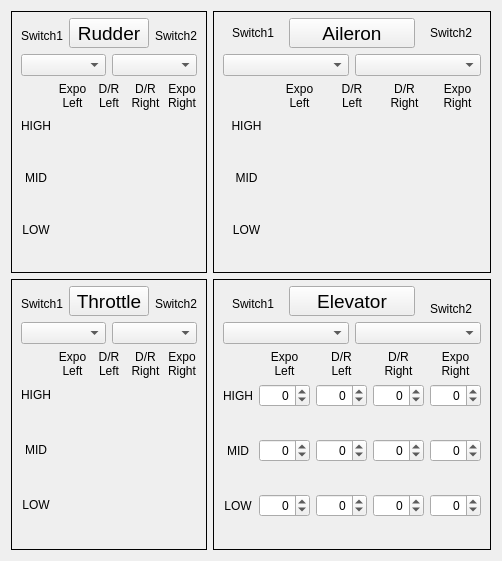
     <widget class="QWidget" name="tabExpo">
      <attribute name="title">
       <string>Expo/Dr</string>
      </attribute>
      <layout class="QGridLayout" name="gridLayout_17">
       <item row="0" column="1">
        <widget class="QFrame" name="AIL_Frame">
         <property name="frameShape">
          <enum>QFrame::Panel</enum>
         </property>
         <property name="frameShadow">
          <enum>QFrame::Plain</enum>
         </property>
         <layout class="QGridLayout" name="gridLayout_11">
          <property name="topMargin">
           <number>6</number>
          </property>
          <property name="bottomMargin">
           <number>6</number>
          </property>
          <item row="2" column="0" colspan="2">
           <widget class="QComboBox" name="AIL_edrSw1"/>
          </item>
          <item row="2" column="2" colspan="2">
           <widget class="QComboBox" name="AIL_edrSw2"/>
          </item>
          <item row="3" column="0" colspan="4">
           <layout class="QGridLayout" name="gridLayout_Ail">
            <item row="1" column="0">
             <widget class="QLabel" name="label_51">
              <property name="minimumSize">
               <size>
                <width>0</width>
                <height>20</height>
               </size>
              </property>
              <property name="maximumSize">
               <size>
                <width>16777215</width>
                <height>20</height>
               </size>
              </property>
              <property name="text">
               <string>HIGH</string>
              </property>
              <property name="alignment">
               <set>Qt::AlignCenter</set>
              </property>
             </widget>
            </item>
            <item row="3" column="0">
             <widget class="QLabel" name="label_52">
              <property name="minimumSize">
               <size>
                <width>0</width>
                <height>20</height>
               </size>
              </property>
              <property name="maximumSize">
               <size>
                <width>16777215</width>
                <height>20</height>
               </size>
              </property>
              <property name="text">
               <string>MID</string>
              </property>
              <property name="alignment">
               <set>Qt::AlignCenter</set>
              </property>
             </widget>
            </item>
            <item row="5" column="0">
             <widget class="QLabel" name="label_53">
              <property name="minimumSize">
               <size>
                <width>0</width>
                <height>20</height>
               </size>
              </property>
              <property name="maximumSize">
               <size>
                <width>16777215</width>
                <height>20</height>
               </size>
              </property>
              <property name="text">
               <string>LOW</string>
              </property>
              <property name="alignment">
               <set>Qt::AlignCenter</set>
              </property>
             </widget>
            </item>
            <item row="0" column="1">
             <widget class="QLabel" name="label_67">
              <property name="maximumSize">
               <size>
                <width>16777215</width>
                <height>24</height>
               </size>
              </property>
              <property name="text">
               <string>Expo
Left</string>
              </property>
              <property name="alignment">
               <set>Qt::AlignCenter</set>
              </property>
             </widget>
            </item>
            <item row="0" column="3">
             <widget class="QLabel" name="label_70">
              <property name="text">
               <string>D/R
Right</string>
              </property>
              <property name="alignment">
               <set>Qt::AlignCenter</set>
              </property>
             </widget>
            </item>
            <item row="0" column="2">
             <widget class="QLabel" name="label_75">
              <property name="text">
               <string>D/R
Left</string>
              </property>
              <property name="alignment">
               <set>Qt::AlignCenter</set>
              </property>
             </widget>
            </item>
            <item row="0" column="4">
             <widget class="QLabel" name="label_78">
              <property name="text">
               <string>Expo
Right</string>
              </property>
              <property name="alignment">
               <set>Qt::AlignCenter</set>
              </property>
             </widget>
            </item>
            <item row="2" column="0">
             <widget class="QLabel" name="label_129">
              <property name="minimumSize">
               <size>
                <width>0</width>
                <height>20</height>
               </size>
              </property>
              <property name="text">
               <string/>
              </property>
             </widget>
            </item>
            <item row="4" column="0">
             <widget class="QLabel" name="label_130">
              <property name="minimumSize">
               <size>
                <width>0</width>
                <height>20</height>
               </size>
              </property>
              <property name="text">
               <string/>
              </property>
             </widget>
            </item>
            <item row="6" column="0">
             <widget class="QLabel" name="label_131">
              <property name="minimumSize">
               <size>
                <width>0</width>
                <height>20</height>
               </size>
              </property>
              <property name="text">
               <string/>
              </property>
             </widget>
            </item>
           </layout>
          </item>
          <item row="0" column="1" colspan="2">
           <widget class="QPushButton" name="pushButton_4">
            <property name="maximumSize">
             <size>
              <width>16777215</width>
              <height>30</height>
             </size>
            </property>
            <property name="font">
             <font>
              <pointsize>14</pointsize>
             </font>
            </property>
            <property name="text">
             <string>Aileron</string>
            </property>
           </widget>
          </item>
          <item row="0" column="0">
           <widget class="QLabel" name="label_48">
            <property name="maximumSize">
             <size>
              <width>16777215</width>
              <height>21</height>
             </size>
            </property>
            <property name="text">
             <string>Switch1</string>
            </property>
            <property name="alignment">
             <set>Qt::AlignCenter</set>
            </property>
           </widget>
          </item>
          <item row="0" column="3">
           <widget class="QLabel" name="label_44">
            <property name="maximumSize">
             <size>
              <width>16777215</width>
              <height>21</height>
             </size>
            </property>
            <property name="text">
             <string>Switch2</string>
            </property>
            <property name="alignment">
             <set>Qt::AlignCenter</set>
            </property>
           </widget>
          </item>
         </layout>
        </widget>
       </item>
       <item row="1" column="0">
        <widget class="QFrame" name="THR_Frame">
         <property name="frameShape">
          <enum>QFrame::Panel</enum>
         </property>
         <property name="frameShadow">
          <enum>QFrame::Plain</enum>
         </property>
         <layout class="QGridLayout" name="gridLayout_13">
          <property name="topMargin">
           <number>6</number>
          </property>
          <property name="bottomMargin">
           <number>6</number>
          </property>
          <item row="2" column="0" colspan="2">
           <widget class="QComboBox" name="THR_edrSw1"/>
          </item>
          <item row="2" column="2" colspan="2">
           <widget class="QComboBox" name="THR_edrSw2"/>
          </item>
          <item row="3" column="0" colspan="4">
           <layout class="QGridLayout" name="gridLayout_Thr">
            <item row="0" column="2">
             <widget class="QLabel" name="label_58">
              <property name="text">
               <string>D/R
Left</string>
              </property>
              <property name="alignment">
               <set>Qt::AlignCenter</set>
              </property>
             </widget>
            </item>
            <item row="0" column="3">
             <widget class="QLabel" name="label_59">
              <property name="text">
               <string>D/R
Right</string>
              </property>
              <property name="alignment">
               <set>Qt::AlignCenter</set>
              </property>
             </widget>
            </item>
            <item row="0" column="4">
             <widget class="QLabel" name="label_60">
              <property name="text">
               <string>Expo
Right</string>
              </property>
              <property name="alignment">
               <set>Qt::AlignCenter</set>
              </property>
             </widget>
            </item>
            <item row="1" column="0">
             <widget class="QLabel" name="label_61">
              <property name="text">
               <string>HIGH</string>
              </property>
              <property name="alignment">
               <set>Qt::AlignCenter</set>
              </property>
             </widget>
            </item>
            <item row="3" column="0">
             <widget class="QLabel" name="label_62">
              <property name="text">
               <string>MID</string>
              </property>
              <property name="alignment">
               <set>Qt::AlignCenter</set>
              </property>
             </widget>
            </item>
            <item row="5" column="0">
             <widget class="QLabel" name="label_63">
              <property name="text">
               <string>LOW</string>
              </property>
              <property name="alignment">
               <set>Qt::AlignCenter</set>
              </property>
             </widget>
            </item>
            <item row="0" column="1">
             <widget class="QLabel" name="label_57">
              <property name="text">
               <string>Expo
Left</string>
              </property>
              <property name="alignment">
               <set>Qt::AlignCenter</set>
              </property>
             </widget>
            </item>
            <item row="2" column="0">
             <widget class="QLabel" name="label_136">
              <property name="minimumSize">
               <size>
                <width>0</width>
                <height>20</height>
               </size>
              </property>
              <property name="text">
               <string/>
              </property>
             </widget>
            </item>
            <item row="4" column="0">
             <widget class="QLabel" name="label_137">
              <property name="minimumSize">
               <size>
                <width>0</width>
                <height>20</height>
               </size>
              </property>
              <property name="text">
               <string/>
              </property>
             </widget>
            </item>
            <item row="6" column="0">
             <widget class="QLabel" name="label_138">
              <property name="minimumSize">
               <size>
                <width>0</width>
                <height>20</height>
               </size>
              </property>
              <property name="text">
               <string/>
              </property>
             </widget>
            </item>
           </layout>
          </item>
          <item row="0" column="1" colspan="2">
           <widget class="QPushButton" name="pushButton_2">
            <property name="maximumSize">
             <size>
              <width>16777215</width>
              <height>30</height>
             </size>
            </property>
            <property name="font">
             <font>
              <pointsize>14</pointsize>
             </font>
            </property>
            <property name="text">
             <string>Throttle</string>
            </property>
           </widget>
          </item>
          <item row="0" column="0">
           <widget class="QLabel" name="label_40">
            <property name="maximumSize">
             <size>
              <width>16777215</width>
              <height>21</height>
             </size>
            </property>
            <property name="text">
             <string>Switch1</string>
            </property>
            <property name="alignment">
             <set>Qt::AlignBottom|Qt::AlignHCenter</set>
            </property>
           </widget>
          </item>
          <item row="0" column="3">
           <widget class="QLabel" name="label_41">
            <property name="maximumSize">
             <size>
              <width>16777215</width>
              <height>20</height>
             </size>
            </property>
            <property name="text">
             <string>Switch2</string>
            </property>
            <property name="alignment">
             <set>Qt::AlignBottom|Qt::AlignHCenter</set>
            </property>
           </widget>
          </item>
         </layout>
        </widget>
       </item>
       <item row="1" column="1">
        <widget class="QFrame" name="ELE_Frame">
         <property name="frameShape">
          <enum>QFrame::Panel</enum>
         </property>
         <property name="frameShadow">
          <enum>QFrame::Plain</enum>
         </property>
         <layout class="QGridLayout" name="gridLayout_15">
          <property name="topMargin">
           <number>6</number>
          </property>
          <property name="bottomMargin">
           <number>6</number>
          </property>
          <item row="2" column="0" colspan="2">
           <widget class="QComboBox" name="ELE_edrSw1"/>
          </item>
          <item row="2" column="2" colspan="2">
           <widget class="QComboBox" name="ELE_edrSw2"/>
          </item>
          <item row="3" column="0" colspan="4">
           <layout class="QGridLayout" name="gridLayout_Ele">
            <item row="1" column="0">
             <widget class="QLabel" name="label_71">
              <property name="text">
               <string>HIGH</string>
              </property>
              <property name="alignment">
               <set>Qt::AlignCenter</set>
              </property>
             </widget>
            </item>
            <item row="1" column="1">
             <widget class="QSpinBox" name="ELE_ExpoLHi">
              <property name="alignment">
               <set>Qt::AlignRight|Qt::AlignTrailing|Qt::AlignVCenter</set>
              </property>
              <property name="accelerated">
               <bool>true</bool>
              </property>
              <property name="minimum">
               <number>-100</number>
              </property>
              <property name="maximum">
               <number>100</number>
              </property>
             </widget>
            </item>
            <item row="1" column="2">
             <widget class="QSpinBox" name="ELE_DrLHi">
              <property name="alignment">
               <set>Qt::AlignRight|Qt::AlignTrailing|Qt::AlignVCenter</set>
              </property>
              <property name="accelerated">
               <bool>true</bool>
              </property>
              <property name="minimum">
               <number>-100</number>
              </property>
              <property name="maximum">
               <number>100</number>
              </property>
             </widget>
            </item>
            <item row="1" column="3">
             <widget class="QSpinBox" name="ELE_DrRHi">
              <property name="alignment">
               <set>Qt::AlignRight|Qt::AlignTrailing|Qt::AlignVCenter</set>
              </property>
              <property name="accelerated">
               <bool>true</bool>
              </property>
              <property name="minimum">
               <number>-100</number>
              </property>
              <property name="maximum">
               <number>100</number>
              </property>
             </widget>
            </item>
            <item row="1" column="4">
             <widget class="QSpinBox" name="ELE_ExpoRHi">
              <property name="alignment">
               <set>Qt::AlignRight|Qt::AlignTrailing|Qt::AlignVCenter</set>
              </property>
              <property name="accelerated">
               <bool>true</bool>
              </property>
              <property name="minimum">
               <number>-100</number>
              </property>
              <property name="maximum">
               <number>100</number>
              </property>
             </widget>
            </item>
            <item row="3" column="0">
             <widget class="QLabel" name="label_72">
              <property name="text">
               <string>MID</string>
              </property>
              <property name="alignment">
               <set>Qt::AlignCenter</set>
              </property>
             </widget>
            </item>
            <item row="3" column="1">
             <widget class="QSpinBox" name="ELE_ExpoLMid">
              <property name="alignment">
               <set>Qt::AlignRight|Qt::AlignTrailing|Qt::AlignVCenter</set>
              </property>
              <property name="accelerated">
               <bool>true</bool>
              </property>
              <property name="minimum">
               <number>-100</number>
              </property>
              <property name="maximum">
               <number>100</number>
              </property>
             </widget>
            </item>
            <item row="3" column="2">
             <widget class="QSpinBox" name="ELE_DrLMid">
              <property name="alignment">
               <set>Qt::AlignRight|Qt::AlignTrailing|Qt::AlignVCenter</set>
              </property>
              <property name="accelerated">
               <bool>true</bool>
              </property>
              <property name="minimum">
               <number>-100</number>
              </property>
              <property name="maximum">
               <number>100</number>
              </property>
             </widget>
            </item>
            <item row="3" column="3">
             <widget class="QSpinBox" name="ELE_DrRMid">
              <property name="alignment">
               <set>Qt::AlignRight|Qt::AlignTrailing|Qt::AlignVCenter</set>
              </property>
              <property name="accelerated">
               <bool>true</bool>
              </property>
              <property name="minimum">
               <number>-100</number>
              </property>
              <property name="maximum">
               <number>100</number>
              </property>
             </widget>
            </item>
            <item row="3" column="4">
             <widget class="QSpinBox" name="ELE_ExpoRMid">
              <property name="alignment">
               <set>Qt::AlignRight|Qt::AlignTrailing|Qt::AlignVCenter</set>
              </property>
              <property name="accelerated">
               <bool>true</bool>
              </property>
              <property name="minimum">
               <number>-100</number>
              </property>
              <property name="maximum">
               <number>100</number>
              </property>
             </widget>
            </item>
            <item row="5" column="0">
             <widget class="QLabel" name="label_73">
              <property name="text">
               <string>LOW</string>
              </property>
              <property name="alignment">
               <set>Qt::AlignCenter</set>
              </property>
             </widget>
            </item>
            <item row="5" column="1">
             <widget class="QSpinBox" name="ELE_ExpoLLow">
              <property name="alignment">
               <set>Qt::AlignRight|Qt::AlignTrailing|Qt::AlignVCenter</set>
              </property>
              <property name="accelerated">
               <bool>true</bool>
              </property>
              <property name="minimum">
               <number>-100</number>
              </property>
              <property name="maximum">
               <number>100</number>
              </property>
             </widget>
            </item>
            <item row="5" column="2">
             <widget class="QSpinBox" name="ELE_DrLLow">
              <property name="alignment">
               <set>Qt::AlignRight|Qt::AlignTrailing|Qt::AlignVCenter</set>
              </property>
              <property name="accelerated">
               <bool>true</bool>
              </property>
              <property name="minimum">
               <number>-100</number>
              </property>
              <property name="maximum">
               <number>100</number>
              </property>
             </widget>
            </item>
            <item row="5" column="3">
             <widget class="QSpinBox" name="ELE_DrRLow">
              <property name="alignment">
               <set>Qt::AlignRight|Qt::AlignTrailing|Qt::AlignVCenter</set>
              </property>
              <property name="accelerated">
               <bool>true</bool>
              </property>
              <property name="minimum">
               <number>-100</number>
              </property>
              <property name="maximum">
               <number>100</number>
              </property>
             </widget>
            </item>
            <item row="5" column="4">
             <widget class="QSpinBox" name="ELE_ExpoRLow">
              <property name="alignment">
               <set>Qt::AlignRight|Qt::AlignTrailing|Qt::AlignVCenter</set>
              </property>
              <property name="accelerated">
               <bool>true</bool>
              </property>
              <property name="minimum">
               <number>-100</number>
              </property>
              <property name="maximum">
               <number>100</number>
              </property>
             </widget>
            </item>
            <item row="0" column="1">
             <widget class="QLabel" name="label_68">
              <property name="text">
               <string>Expo
Left</string>
              </property>
              <property name="alignment">
               <set>Qt::AlignCenter</set>
              </property>
             </widget>
            </item>
            <item row="0" column="3">
             <widget class="QLabel" name="label_74">
              <property name="text">
               <string>D/R
Right</string>
              </property>
              <property name="alignment">
               <set>Qt::AlignCenter</set>
              </property>
             </widget>
            </item>
            <item row="0" column="2">
             <widget class="QLabel" name="label_76">
              <property name="text">
               <string>D/R
Left</string>
              </property>
              <property name="alignment">
               <set>Qt::AlignCenter</set>
              </property>
             </widget>
            </item>
            <item row="0" column="4">
             <widget class="QLabel" name="label_79">
              <property name="text">
               <string>Expo
Right</string>
              </property>
              <property name="alignment">
               <set>Qt::AlignCenter</set>
              </property>
             </widget>
            </item>
            <item row="4" column="0">
             <widget class="QLabel" name="label_133">
              <property name="minimumSize">
               <size>
                <width>0</width>
                <height>20</height>
               </size>
              </property>
              <property name="text">
               <string/>
              </property>
             </widget>
            </item>
            <item row="6" column="0">
             <widget class="QLabel" name="label_134">
              <property name="minimumSize">
               <size>
                <width>0</width>
                <height>20</height>
               </size>
              </property>
              <property name="text">
               <string/>
              </property>
             </widget>
            </item>
            <item row="2" column="0">
             <widget class="QLabel" name="label_135">
              <property name="minimumSize">
               <size>
                <width>0</width>
                <height>20</height>
               </size>
              </property>
              <property name="text">
               <string/>
              </property>
             </widget>
            </item>
           </layout>
          </item>
          <item row="0" column="1" colspan="2">
           <widget class="QPushButton" name="pushButton_3">
            <property name="maximumSize">
             <size>
              <width>16777215</width>
              <height>30</height>
             </size>
            </property>
            <property name="font">
             <font>
              <pointsize>14</pointsize>
             </font>
            </property>
            <property name="text">
             <string>Elevator</string>
            </property>
           </widget>
          </item>
          <item row="0" column="0">
           <widget class="QLabel" name="label_47">
            <property name="maximumSize">
             <size>
              <width>16777215</width>
              <height>20</height>
             </size>
            </property>
            <property name="text">
             <string>Switch1</string>
            </property>
            <property name="alignment">
             <set>Qt::AlignBottom|Qt::AlignHCenter</set>
            </property>
           </widget>
          </item>
          <item row="0" column="3">
           <widget class="QLabel" name="label_45">
            <property name="text">
             <string>Switch2</string>
            </property>
            <property name="alignment">
             <set>Qt::AlignBottom|Qt::AlignHCenter</set>
            </property>
           </widget>
          </item>
         </layout>
        </widget>
       </item>
       <item row="0" column="0">
        <widget class="QFrame" name="AIL_Frame_2">
         <property name="frameShape">
          <enum>QFrame::Panel</enum>
         </property>
         <property name="frameShadow">
          <enum>QFrame::Plain</enum>
         </property>
         <layout class="QGridLayout" name="gridLayout_26">
          <property name="topMargin">
           <number>6</number>
          </property>
          <property name="bottomMargin">
           <number>6</number>
          </property>
          <item row="2" column="0" colspan="4">
           <layout class="QGridLayout" name="gridLayout_Rud">
            <item row="1" column="0">
             <widget class="QLabel" name="label_64">
              <property name="minimumSize">
               <size>
                <width>0</width>
                <height>20</height>
               </size>
              </property>
              <property name="maximumSize">
               <size>
                <width>16777215</width>
                <height>20</height>
               </size>
              </property>
              <property name="text">
               <string>HIGH</string>
              </property>
              <property name="alignment">
               <set>Qt::AlignCenter</set>
              </property>
             </widget>
            </item>
            <item row="3" column="0">
             <widget class="QLabel" name="label_65">
              <property name="minimumSize">
               <size>
                <width>0</width>
                <height>20</height>
               </size>
              </property>
              <property name="maximumSize">
               <size>
                <width>16777215</width>
                <height>20</height>
               </size>
              </property>
              <property name="text">
               <string>MID</string>
              </property>
              <property name="alignment">
               <set>Qt::AlignCenter</set>
              </property>
             </widget>
            </item>
            <item row="5" column="0">
             <widget class="QLabel" name="label_69">
              <property name="minimumSize">
               <size>
                <width>0</width>
                <height>20</height>
               </size>
              </property>
              <property name="maximumSize">
               <size>
                <width>16777215</width>
                <height>20</height>
               </size>
              </property>
              <property name="text">
               <string>LOW</string>
              </property>
              <property name="alignment">
               <set>Qt::AlignCenter</set>
              </property>
             </widget>
            </item>
            <item row="0" column="1">
             <widget class="QLabel" name="label_77">
              <property name="maximumSize">
               <size>
                <width>16777215</width>
                <height>24</height>
               </size>
              </property>
              <property name="text">
               <string>Expo
Left</string>
              </property>
              <property name="alignment">
               <set>Qt::AlignCenter</set>
              </property>
             </widget>
            </item>
            <item row="0" column="3">
             <widget class="QLabel" name="label_132">
              <property name="text">
               <string>D/R
Right</string>
              </property>
              <property name="alignment">
               <set>Qt::AlignCenter</set>
              </property>
             </widget>
            </item>
            <item row="0" column="2">
             <widget class="QLabel" name="label_139">
              <property name="text">
               <string>D/R
Left</string>
              </property>
              <property name="alignment">
               <set>Qt::AlignCenter</set>
              </property>
             </widget>
            </item>
            <item row="0" column="4">
             <widget class="QLabel" name="label_140">
              <property name="text">
               <string>Expo
Right</string>
              </property>
              <property name="alignment">
               <set>Qt::AlignCenter</set>
              </property>
             </widget>
            </item>
            <item row="2" column="0">
             <widget class="QLabel" name="label_141">
              <property name="minimumSize">
               <size>
                <width>0</width>
                <height>20</height>
               </size>
              </property>
              <property name="text">
               <string/>
              </property>
             </widget>
            </item>
            <item row="4" column="0">
             <widget class="QLabel" name="label_142">
              <property name="minimumSize">
               <size>
                <width>0</width>
                <height>20</height>
               </size>
              </property>
              <property name="text">
               <string/>
              </property>
             </widget>
            </item>
            <item row="6" column="0">
             <widget class="QLabel" name="label_143">
              <property name="minimumSize">
               <size>
                <width>0</width>
                <height>20</height>
               </size>
              </property>
              <property name="text">
               <string/>
              </property>
             </widget>
            </item>
           </layout>
          </item>
          <item row="1" column="2" colspan="2">
           <widget class="QComboBox" name="RUD_edrSw2"/>
          </item>
          <item row="1" column="0" colspan="2">
           <widget class="QComboBox" name="RUD_edrSw1"/>
          </item>
          <item row="0" column="1" colspan="2">
           <widget class="QPushButton" name="pushButton_5">
            <property name="minimumSize">
             <size>
              <width>0</width>
              <height>30</height>
             </size>
            </property>
            <property name="maximumSize">
             <size>
              <width>16777215</width>
              <height>30</height>
             </size>
            </property>
            <property name="font">
             <font>
              <pointsize>14</pointsize>
             </font>
            </property>
            <property name="text">
             <string>Rudder</string>
            </property>
           </widget>
          </item>
          <item row="0" column="0">
           <widget class="QLabel" name="label_172">
            <property name="maximumSize">
             <size>
              <width>16777215</width>
              <height>21</height>
             </size>
            </property>
            <property name="text">
             <string>Switch1</string>
            </property>
            <property name="alignment">
             <set>Qt::AlignBottom|Qt::AlignHCenter</set>
            </property>
           </widget>
          </item>
          <item row="0" column="3">
           <widget class="QLabel" name="label_144">
            <property name="maximumSize">
             <size>
              <width>16777215</width>
              <height>21</height>
             </size>
            </property>
            <property name="text">
             <string>Switch2</string>
            </property>
            <property name="alignment">
             <set>Qt::AlignBottom|Qt::AlignHCenter</set>
            </property>
           </widget>
          </item>
         </layout>
        </widget>
       </item>
      </layout>
     </widget>
